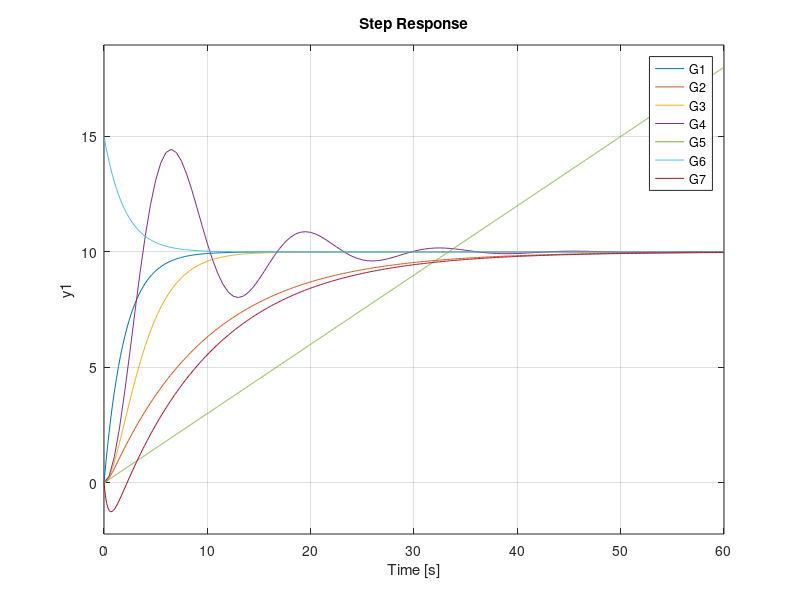

Write the MATLAB code that produced this figure.

%Simulador de funções de transferência

clear  % Limpa workspace
clc    % Limpa lista de comandos

% Definir as funções de transferência

G1 = tf([10],[2 1])  
G2 = tf([10],[4 10 1])
G3 = tf([10],[4 4 1])
G4 = tf([10],[4 1 1])
G5 = tf([0.3],[1 0])
G6 = tf([30 10],[2 1])
G7 = tf([-20 10],[4 10 1])
G8 = tf([30 10],[-2 1])

% Gerar perturbação com una mudança degrau

step(G1,G2,G3,G4,G5,G6,G7)